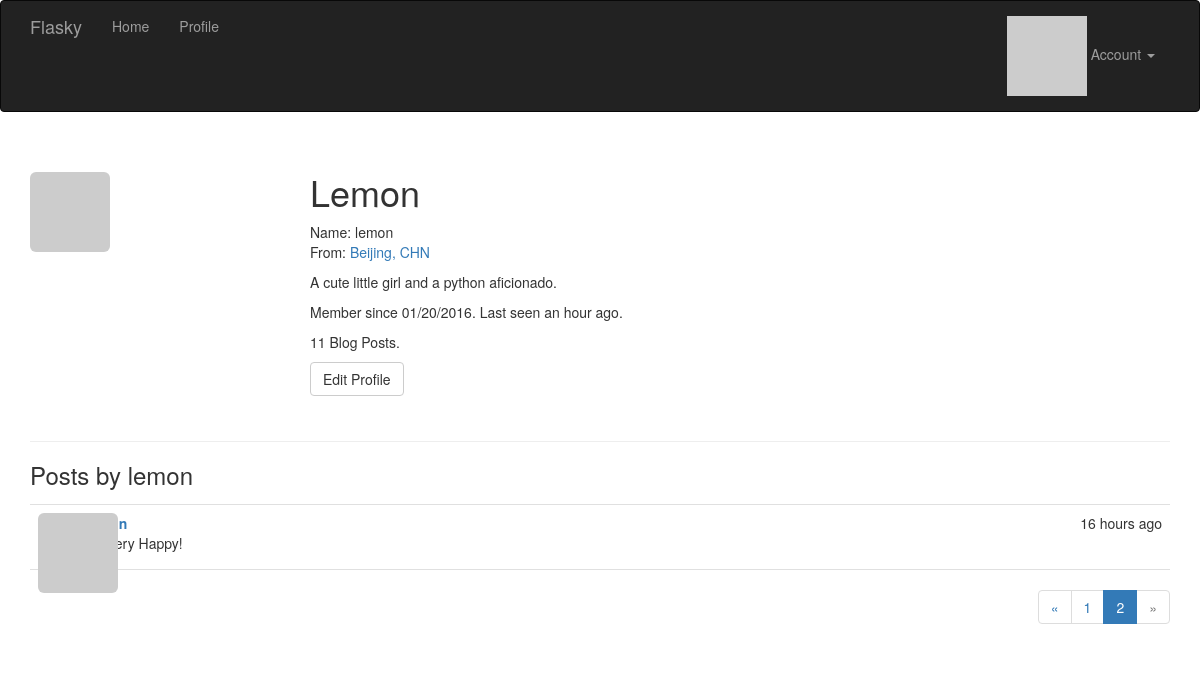
/user/lemon?page=2 (signed in), run on the app's committed database.
### app/models.py (models this page shows, shortened)
class User(UserMixin, db.Model):
	__tablename__ = 'users'
	id = db.Column(db.Integer, primary_key=True)
	email = db.Column(db.String(64), unique=True, index=True)
	username = db.Column(db.String(64), unique=True, index=True)
	role_id = db.Column(db.Integer, db.ForeignKey('roles.id'))
	password_hash = db.Column(db.String(128))
	confirmed = db.Column(db.Boolean, default=False)
	name = db.Column(db.String(64))
	location = db.Column(db.String(64))
	about_me = db.Column(db.Text())
	member_since = db.Column(db.DateTime(), default=datetime.utcnow)
	last_seen = db.Column(db.DateTime(), default=datetime.utcnow)
	avatar_hash = db.Column(db.String(32))
	posts = db.relationship('Post', backref='author', lazy='dynamic')
	@property
	def password(self):
		raise AttributeError('Password id not a readable attribute.')
	def can(self, permissions):
		return self.role is not None and \
		    (self.role.permissions & permissions) == permissions
	def is_administrator(self):
		return self.can(Permission.ADMINISTER)
	def ping(self):
		self.last_seen = datetime.utcnow()
		db.session.add(self)
	def gravatar(self, size=100, default='identicon', rating='g'):
		if request.is_secure:
			url = 'https://secure.gravatar.com/avatar'
		else:
			url = 'http://www.gravatar.com/avatar'
		hash = self.avatar_hash or hashlib.md5(
            self.email.encode('utf-8')).hexdigest()
		return '{url}/{hash}?s={size}&d={default}&r={rating}'.format(
            url=url, hash=hash, size=size, default=default, rating=rating)

class Post(db.Model):
    __tablename__ = 'posts'
    id = db.Column(db.Integer, primary_key=True)
    body = db.Column(db.Text)
    timestamp = db.Column(db.DateTime, index=True, default=datetime.utcnow)
    author_id = db.Column(db.Integer, db.ForeignKey('users.id'))

### app/main/views.py (the view)
@main.route('/user/<username>')
def user(username):
    user = User.query.filter_by(username=username).first_or_404()
    page = request.args.get('page', 1, type=int)
    pagination = user.posts.order_by(Post.timestamp.desc()).paginate(
            page, per_page=current_app.config['FLASKY_POSTS_PER_PAGE'],
            error_out=False)
    posts = pagination.items
    return render_template('user_basic.html', user=user, posts=posts,
                            pagination=pagination)

### app/auth/views.py (called while the page is built)
@auth.before_app_request
def before_request():
	if current_user.is_authenticated:
	    current_user.ping()   # Update logged-in user access time
	    if not current_user.confirmed \
	            and request.endpoint[:5] != 'auth.' \
	            and request.endpoint != 'static':   # Filter unconfirmed accounts
	        return redirect(url_for('auth.unconfirmed'))

### app/main/__init__.py (called while the page is built)
@main.app_context_processor
def inject_permissions():
	return dict(Permission=Permission)

### app/models.py (called while the page is built)
@login_manager.user_loader
def load_user(user_id):
	return User.query.get(int(user_id))

### app/templates/user_basic.html (shortened to what this page needs)
{% extends "base_basic.html" %}
{% import "_macros.html" as macros %}
{% block page_content %}
<div class="page-header">
    <img class="img-rounded profile-thumbnail" src="{{ user.gravatar(size=256) }}">
    <div class="profile-header">
        <h1>{{ user.username|capitalize }}</h1>
        {% if user.name or user.location %}
        <p>
            {% if user.name %}Name: {{ user.name }}<br>{% endif %}
            {% if user.location %}
                From: <a href="http://maps.google.com/?q={{ user.location }}">
                {{ user.location }}</a>
                <br>
            {% endif %}
        </p>
        {% endif %}
        {% if user.about_me %}<p>{{ user.about_me }}</p>{% endif %}
        <p>Member since {{ moment(user.member_since).format('L') }}.
            Last seen {{ moment(user.last_seen).fromNow() }}.
        </p>
        <p>{{ user.posts.count() }} Blog Posts.</p>
        <p>
            {% if user == current_user %}
            <a class="btn btn-default" href="{{ url_for('.edit_profile') }}">Edit Profile</a>
            {% endif %}
        </p>
    </div>
</div>
<h3>Posts by {{ user.username }}</h3>
{% include '_posts.html' %}
{% if pagination %}
<div class="pagination">
    {{ macros.pagination_widget(pagination, '.user', username=user.username) }}
</div>
{% endif %}
{% endblock %}

### app/templates/_posts.html (shortened to what this page needs)
<ul class="posts">
    {% for post in posts %}
    <li class="post">
        <div class="post-thumbnail">
            <a href="{{ url_for('.user', username=post.author.username) }}">
                <img class="img-rounded profile-thumbnail" src="{{ post.author.gravatar(size=40) }}">
            </a>
        </div>
        <div class="post-content">
            <div class="post-date">{{ moment(post.timestamp).fromNow() }}</div>
            <div class="post-author">
            	<a href="{{ url_for('.user', username=post.author.username) }}">
            	</a>
            </div>
            <div class="post-body">{{ post.body }}</div>
        </div>
    </li>
    {% endfor %}
</ul>

### app/static/styles.css (style rules this page uses)
.profile-thumbnail { position: absolute; }
.profile-header { min-height: 260px; margin-left: 280px; }
ul.posts { list-style-type: none; padding: 0px; margin: 16px 0px 0px 0px; border-top: 1px solid #e0e0e0; }
ul.posts li.post { padding: 8px; border-bottom: 1px solid #e0e0e0; }
div.post-date { float: right; }
div.post-author { font-weight: bold; }
div.post-thumbnail { position: absolute; }
div.post-content { margin-left: 48px; min-height: 48px; }
div.pagination { width: 100%; text-align: right; padding: 0px; margin: 0px; }

### data on the page
User: username "Lemon", name "lemon", location "Beijing, CHN", about_me "A cute little girl and a python aficionado.", member_since "01/20/2016", last_seen "an hour ago", username "lemon"
Post: timestamp "16 hours ago", body "I'm very Happy!"

### other printed values
{{ user.posts.count() }} "11"
{{ p }} "1"
{{ p }} "2"
